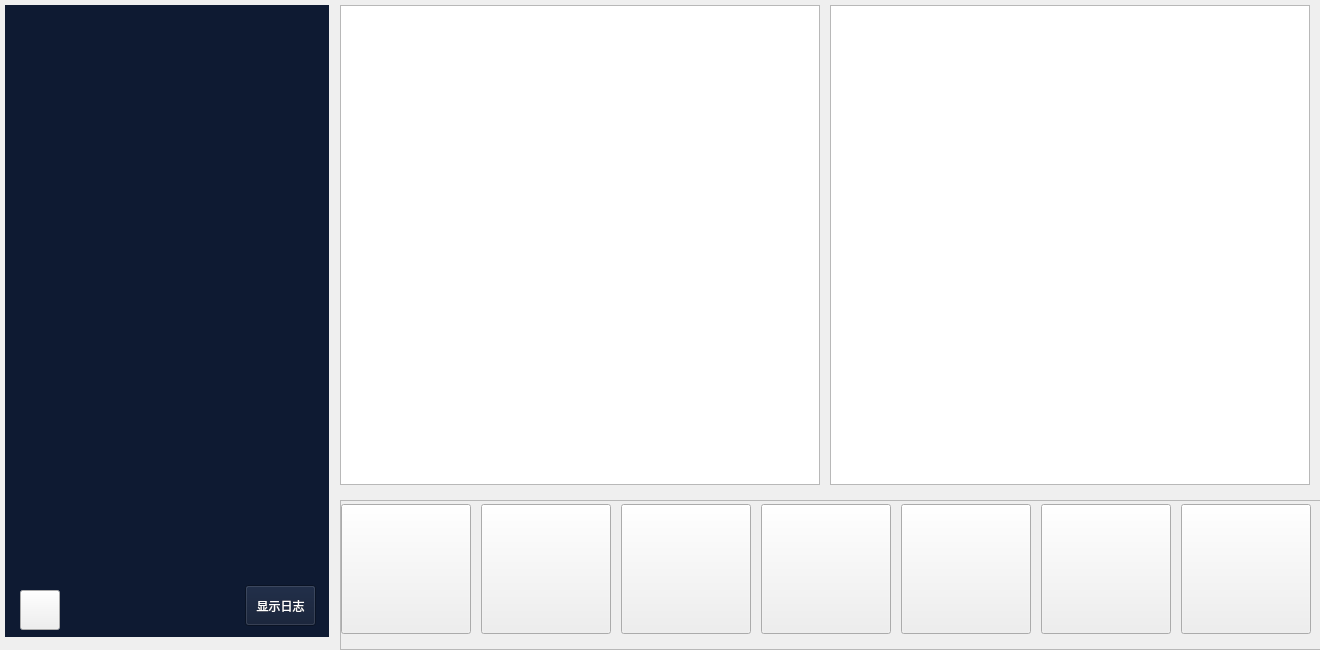
<?xml version="1.0" encoding="UTF-8"?>
<ui version="4.0">
 <class>MainWindow</class>
 <widget class="QMainWindow" name="MainWindow">
  <property name="geometry">
   <rect>
    <x>0</x>
    <y>0</y>
    <width>1320</width>
    <height>650</height>
   </rect>
  </property>
  <property name="windowTitle">
   <string>MainWindow</string>
  </property>
  <widget class="QWidget" name="centralwidget">
   <widget class="QtMaterialIconButton" name="btnExit">
    <property name="geometry">
     <rect>
      <x>20</x>
      <y>590</y>
      <width>40</width>
      <height>40</height>
     </rect>
    </property>
    <property name="text">
     <string/>
    </property>
   </widget>
   <widget class="QStackedWidget" name="leftMenu">
    <property name="geometry">
     <rect>
      <x>5</x>
      <y>5</y>
      <width>324</width>
      <height>632</height>
     </rect>
    </property>
    <property name="minimumSize">
     <size>
      <width>324</width>
      <height>632</height>
     </size>
    </property>
    <property name="maximumSize">
     <size>
      <width>324</width>
      <height>632</height>
     </size>
    </property>
    <property name="styleSheet">
     <string notr="true">background-color: rgb(14, 26, 50);</string>
    </property>
    <widget class="GenerateReferenceMap" name="page">
     <widget class="QPushButton" name="btnExit_2">
      <property name="geometry">
       <rect>
        <x>240</x>
        <y>580</y>
        <width>71</width>
        <height>41</height>
       </rect>
      </property>
      <property name="styleSheet">
       <string notr="true">color:rgb(255, 255, 255)</string>
      </property>
      <property name="text">
       <string>显示日志</string>
      </property>
     </widget>
    </widget>
   </widget>
   <widget class="QScrollArea" name="scrollArea">
    <property name="geometry">
     <rect>
      <x>340</x>
      <y>500</y>
      <width>981</width>
      <height>150</height>
     </rect>
    </property>
    <property name="lineWidth">
     <number>0</number>
    </property>
    <property name="verticalScrollBarPolicy">
     <enum>Qt::ScrollBarAlwaysOff</enum>
    </property>
    <property name="horizontalScrollBarPolicy">
     <enum>Qt::ScrollBarAlwaysOff</enum>
    </property>
    <property name="widgetResizable">
     <bool>true</bool>
    </property>
    <widget class="QWidget" name="scrollAreaWidgetContents">
     <property name="geometry">
      <rect>
       <x>0</x>
       <y>0</y>
       <width>979</width>
       <height>148</height>
      </rect>
     </property>
     <widget class="StepView" name="step5" native="true">
      <property name="geometry">
       <rect>
        <x>560</x>
        <y>3</y>
        <width>130</width>
        <height>130</height>
       </rect>
      </property>
      <property name="minimumSize">
       <size>
        <width>130</width>
        <height>130</height>
       </size>
      </property>
      <property name="maximumSize">
       <size>
        <width>130</width>
        <height>130</height>
       </size>
      </property>
      <property name="styleSheet">
       <string notr="true"/>
      </property>
     </widget>
     <widget class="StepView" name="step7" native="true">
      <property name="geometry">
       <rect>
        <x>840</x>
        <y>3</y>
        <width>130</width>
        <height>130</height>
       </rect>
      </property>
      <property name="minimumSize">
       <size>
        <width>130</width>
        <height>130</height>
       </size>
      </property>
      <property name="maximumSize">
       <size>
        <width>130</width>
        <height>130</height>
       </size>
      </property>
      <property name="styleSheet">
       <string notr="true"/>
      </property>
     </widget>
     <widget class="StepView" name="step2" native="true">
      <property name="geometry">
       <rect>
        <x>140</x>
        <y>3</y>
        <width>130</width>
        <height>132</height>
       </rect>
      </property>
      <property name="minimumSize">
       <size>
        <width>130</width>
        <height>132</height>
       </size>
      </property>
      <property name="maximumSize">
       <size>
        <width>130</width>
        <height>135</height>
       </size>
      </property>
      <property name="styleSheet">
       <string notr="true"/>
      </property>
     </widget>
     <widget class="StepView" name="step4" native="true">
      <property name="geometry">
       <rect>
        <x>420</x>
        <y>3</y>
        <width>130</width>
        <height>130</height>
       </rect>
      </property>
      <property name="minimumSize">
       <size>
        <width>130</width>
        <height>130</height>
       </size>
      </property>
      <property name="maximumSize">
       <size>
        <width>130</width>
        <height>130</height>
       </size>
      </property>
      <property name="styleSheet">
       <string notr="true"/>
      </property>
     </widget>
     <widget class="StepView" name="step6" native="true">
      <property name="geometry">
       <rect>
        <x>700</x>
        <y>3</y>
        <width>130</width>
        <height>130</height>
       </rect>
      </property>
      <property name="minimumSize">
       <size>
        <width>130</width>
        <height>130</height>
       </size>
      </property>
      <property name="maximumSize">
       <size>
        <width>130</width>
        <height>130</height>
       </size>
      </property>
      <property name="styleSheet">
       <string notr="true"/>
      </property>
     </widget>
     <widget class="StepView" name="step1" native="true">
      <property name="geometry">
       <rect>
        <x>0</x>
        <y>3</y>
        <width>130</width>
        <height>132</height>
       </rect>
      </property>
      <property name="minimumSize">
       <size>
        <width>130</width>
        <height>132</height>
       </size>
      </property>
      <property name="maximumSize">
       <size>
        <width>130</width>
        <height>135</height>
       </size>
      </property>
      <property name="styleSheet">
       <string notr="true"/>
      </property>
     </widget>
     <widget class="StepView" name="step3" native="true">
      <property name="geometry">
       <rect>
        <x>280</x>
        <y>3</y>
        <width>130</width>
        <height>130</height>
       </rect>
      </property>
      <property name="minimumSize">
       <size>
        <width>130</width>
        <height>130</height>
       </size>
      </property>
      <property name="maximumSize">
       <size>
        <width>130</width>
        <height>130</height>
       </size>
      </property>
      <property name="styleSheet">
       <string notr="true"/>
      </property>
     </widget>
    </widget>
   </widget>
   <widget class="QScrollArea" name="scrollDebug">
    <property name="geometry">
     <rect>
      <x>340</x>
      <y>500</y>
      <width>981</width>
      <height>150</height>
     </rect>
    </property>
    <property name="lineWidth">
     <number>0</number>
    </property>
    <property name="verticalScrollBarPolicy">
     <enum>Qt::ScrollBarAlwaysOff</enum>
    </property>
    <property name="horizontalScrollBarPolicy">
     <enum>Qt::ScrollBarAlwaysOff</enum>
    </property>
    <property name="widgetResizable">
     <bool>true</bool>
    </property>
    <widget class="QWidget" name="scrollDebugWidge">
     <property name="geometry">
      <rect>
       <x>0</x>
       <y>0</y>
       <width>979</width>
       <height>148</height>
      </rect>
     </property>
     <widget class="QtMaterialFlatButton" name="stepDebug1">
      <property name="geometry">
       <rect>
        <x>0</x>
        <y>3</y>
        <width>130</width>
        <height>130</height>
       </rect>
      </property>
      <property name="minimumSize">
       <size>
        <width>130</width>
        <height>130</height>
       </size>
      </property>
      <property name="maximumSize">
       <size>
        <width>130</width>
        <height>130</height>
       </size>
      </property>
      <property name="text">
       <string/>
      </property>
     </widget>
     <widget class="QtMaterialFlatButton" name="stepDebug2">
      <property name="geometry">
       <rect>
        <x>140</x>
        <y>3</y>
        <width>130</width>
        <height>130</height>
       </rect>
      </property>
      <property name="minimumSize">
       <size>
        <width>130</width>
        <height>130</height>
       </size>
      </property>
      <property name="maximumSize">
       <size>
        <width>130</width>
        <height>130</height>
       </size>
      </property>
      <property name="text">
       <string/>
      </property>
     </widget>
     <widget class="QtMaterialFlatButton" name="stepDebug3">
      <property name="geometry">
       <rect>
        <x>280</x>
        <y>3</y>
        <width>130</width>
        <height>130</height>
       </rect>
      </property>
      <property name="minimumSize">
       <size>
        <width>130</width>
        <height>130</height>
       </size>
      </property>
      <property name="maximumSize">
       <size>
        <width>130</width>
        <height>130</height>
       </size>
      </property>
      <property name="text">
       <string/>
      </property>
     </widget>
     <widget class="QtMaterialFlatButton" name="stepDebug4">
      <property name="geometry">
       <rect>
        <x>420</x>
        <y>3</y>
        <width>130</width>
        <height>130</height>
       </rect>
      </property>
      <property name="minimumSize">
       <size>
        <width>130</width>
        <height>130</height>
       </size>
      </property>
      <property name="maximumSize">
       <size>
        <width>130</width>
        <height>130</height>
       </size>
      </property>
      <property name="text">
       <string/>
      </property>
     </widget>
     <widget class="QtMaterialFlatButton" name="stepDebug5">
      <property name="geometry">
       <rect>
        <x>560</x>
        <y>3</y>
        <width>130</width>
        <height>130</height>
       </rect>
      </property>
      <property name="minimumSize">
       <size>
        <width>130</width>
        <height>130</height>
       </size>
      </property>
      <property name="maximumSize">
       <size>
        <width>130</width>
        <height>130</height>
       </size>
      </property>
      <property name="text">
       <string/>
      </property>
     </widget>
     <widget class="QtMaterialFlatButton" name="stepDebug6">
      <property name="geometry">
       <rect>
        <x>700</x>
        <y>3</y>
        <width>130</width>
        <height>130</height>
       </rect>
      </property>
      <property name="minimumSize">
       <size>
        <width>130</width>
        <height>130</height>
       </size>
      </property>
      <property name="maximumSize">
       <size>
        <width>130</width>
        <height>130</height>
       </size>
      </property>
      <property name="text">
       <string/>
      </property>
     </widget>
     <widget class="QtMaterialFlatButton" name="stepDebug7">
      <property name="geometry">
       <rect>
        <x>840</x>
        <y>3</y>
        <width>130</width>
        <height>130</height>
       </rect>
      </property>
      <property name="minimumSize">
       <size>
        <width>130</width>
        <height>130</height>
       </size>
      </property>
      <property name="maximumSize">
       <size>
        <width>130</width>
        <height>130</height>
       </size>
      </property>
      <property name="text">
       <string/>
      </property>
     </widget>
    </widget>
   </widget>
   <widget class="QGraphicsViewIFR" name="graphicsView">
    <property name="geometry">
     <rect>
      <x>340</x>
      <y>5</y>
      <width>480</width>
      <height>480</height>
     </rect>
    </property>
   </widget>
   <widget class="QGraphicsViewIFR" name="graphicsView_2">
    <property name="geometry">
     <rect>
      <x>830</x>
      <y>5</y>
      <width>480</width>
      <height>480</height>
     </rect>
    </property>
   </widget>
   <widget class="QGraphicsViewIFR" name="graphicsView_3">
    <property name="geometry">
     <rect>
      <x>340</x>
      <y>5</y>
      <width>480</width>
      <height>480</height>
     </rect>
    </property>
   </widget>
   <widget class="QGraphicsViewIFR" name="graphicsView_4">
    <property name="geometry">
     <rect>
      <x>340</x>
      <y>5</y>
      <width>480</width>
      <height>480</height>
     </rect>
    </property>
   </widget>
   <widget class="QGraphicsViewIFR" name="graphicsView_5">
    <property name="geometry">
     <rect>
      <x>340</x>
      <y>5</y>
      <width>480</width>
      <height>480</height>
     </rect>
    </property>
   </widget>
   <widget class="QGraphicsViewIFR" name="graphicsView_6">
    <property name="geometry">
     <rect>
      <x>340</x>
      <y>5</y>
      <width>480</width>
      <height>480</height>
     </rect>
    </property>
   </widget>
   <widget class="QGraphicsViewIFR" name="graphicsView_7">
    <property name="geometry">
     <rect>
      <x>830</x>
      <y>5</y>
      <width>480</width>
      <height>480</height>
     </rect>
    </property>
   </widget>
   <widget class="QGraphicsViewIFR" name="graphicsView_8">
    <property name="geometry">
     <rect>
      <x>830</x>
      <y>5</y>
      <width>480</width>
      <height>480</height>
     </rect>
    </property>
   </widget>
   <zorder>leftMenu</zorder>
   <zorder>btnExit</zorder>
   <zorder>scrollArea</zorder>
   <zorder>scrollDebug</zorder>
   <zorder>graphicsView</zorder>
   <zorder>graphicsView_2</zorder>
   <zorder>graphicsView_3</zorder>
   <zorder>graphicsView_4</zorder>
   <zorder>graphicsView_5</zorder>
   <zorder>graphicsView_6</zorder>
   <zorder>graphicsView_7</zorder>
   <zorder>graphicsView_8</zorder>
  </widget>
 </widget>
 <customwidgets>
  <customwidget>
   <class>QtMaterialFlatButton</class>
   <extends>QPushButton</extends>
   <header location="global">components/qtmaterialflatbutton.h</header>
  </customwidget>
  <customwidget>
   <class>QtMaterialIconButton</class>
   <extends>QPushButton</extends>
   <header location="global">components/qtmaterialiconbutton.h</header>
  </customwidget>
  <customwidget>
   <class>StepView</class>
   <extends>QWidget</extends>
   <header>view/stepview.h</header>
   <container>1</container>
  </customwidget>
  <customwidget>
   <class>GenerateReferenceMap</class>
   <extends>QWidget</extends>
   <header>module/generatereferencemap.h</header>
   <container>1</container>
  </customwidget>
  <customwidget>
   <class>QGraphicsViewIFR</class>
   <extends>QGraphicsView</extends>
   <header location="global">view/qgraphicsviewifr.h</header>
  </customwidget>
 </customwidgets>
 <tabstops>
  <tabstop>btnExit</tabstop>
  <tabstop>scrollArea</tabstop>
 </tabstops>
 <resources/>
 <connections/>
</ui>
